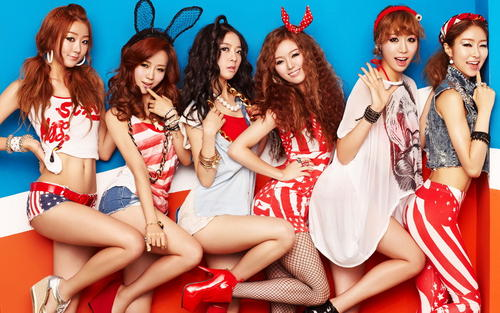
#> input picture test1.jpg, 500 x 313 px
$ python 0-cv.py
#> lines starting #> are read from the running program, lines starting #| are printed output that depends on the picture; after the words box and inside, x2 and y2 are one past the last pixel; in counts of white or black regions, pixels touching at a corner belong together
import cv2
import numpy as np
from scipy import signal

fn = "test1.jpg"
myimg = cv2.imread(fn)
#> myimg is the input picture: shape (313, 500, 3); mean B, G, R 122.7, 128.2, 162.5
img = cv2.cvtColor(myimg, cv2.COLOR_BGR2GRAY)
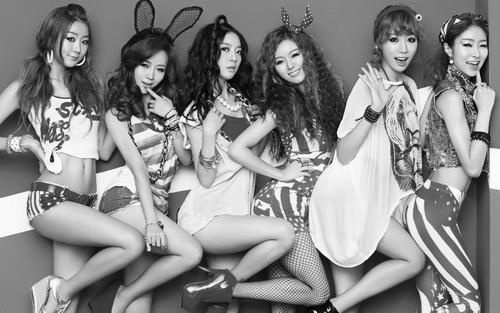
#> img: shape (313, 500); min 0, max 255, mean 137.8
srcimg = np.array(img, np.double)
myh = np.array([[0, 1, 0], [1, -4, 1], [0, 1, 0]])
myj = signal.convolve2d(srcimg, myh, mode="same")
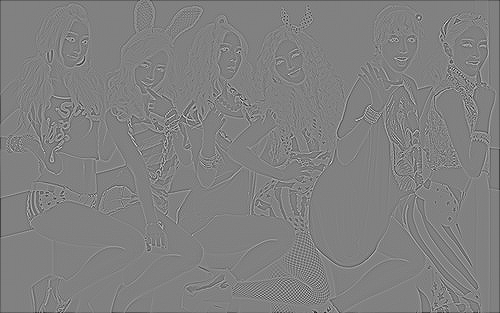
#> myj: shape (313, 500) float64; min -520, max 506, mean -1.3; drawn with min black and max white
jgimg = img - myj
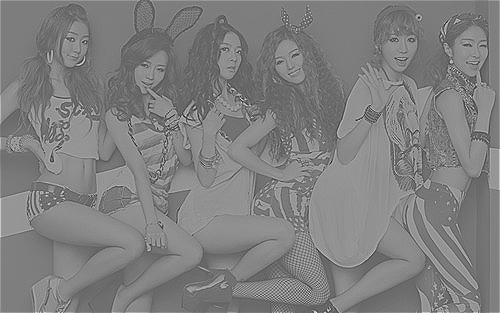
#> jgimg: shape (313, 500) float64; min -494, max 768, mean 139.1; drawn with min black and max white
# img = cv2.resize(img,None,fx=1.5,fy=1.5)
# jgimg = cv2.resize(jgimg,None,fx=1.5,fy=1.5)

cv2.imshow('src', img)
cv2.imshow('dst', jgimg)
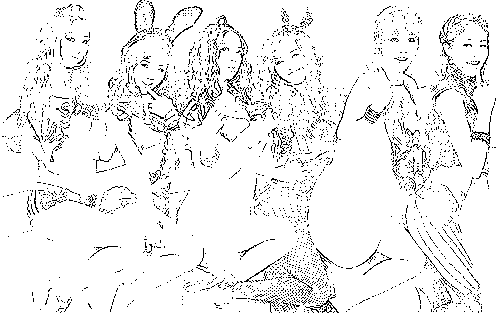
#> window 'dst': shape (313, 500); 93.6% white; black in thin lines or dots
cv2.waitKey()
cv2.destroyAllWindows()

$ run again, with test.jpg copied over test1.jpg
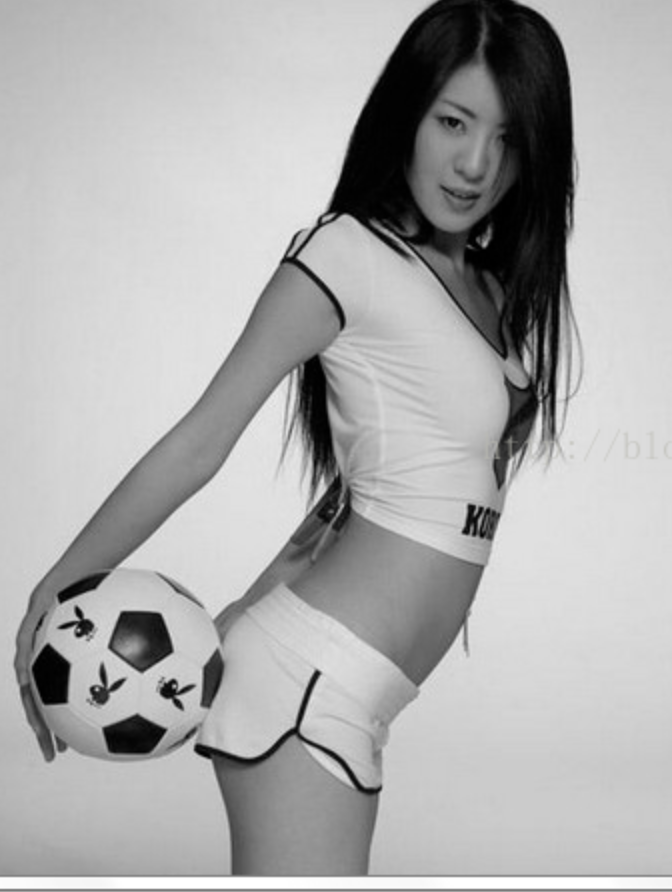
#> input picture test.jpg, 672 x 892 px
#> myimg is the input picture: shape (892, 672, 3); mean B, G, R 172.9, 172.9, 172.9
#> `jgimg = img - myj`:
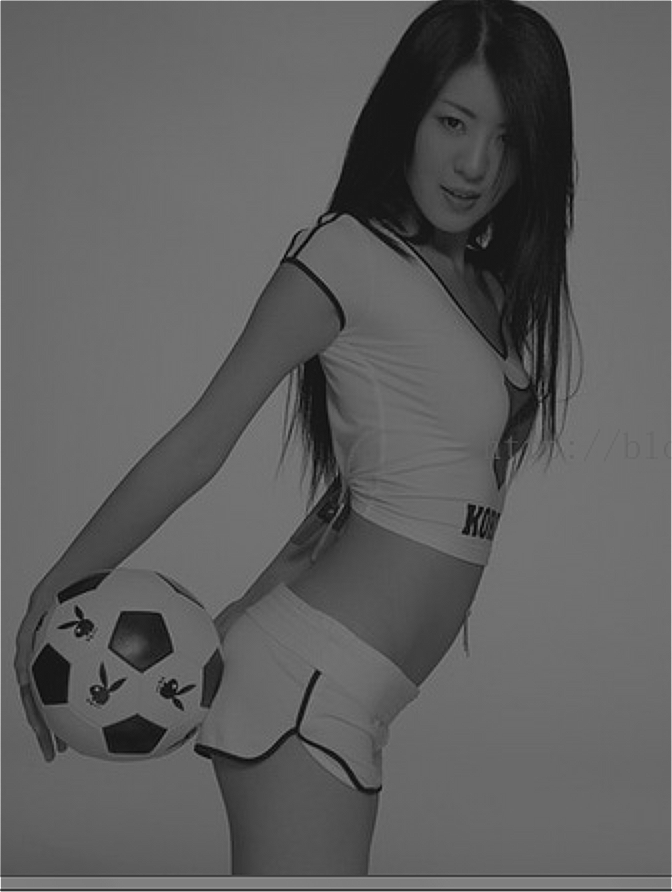
#> jgimg: shape (892, 672) float64; min -56, max 564, mean 173.9; drawn with min black and max white
#> `cv2.imshow('dst', jgimg)`:
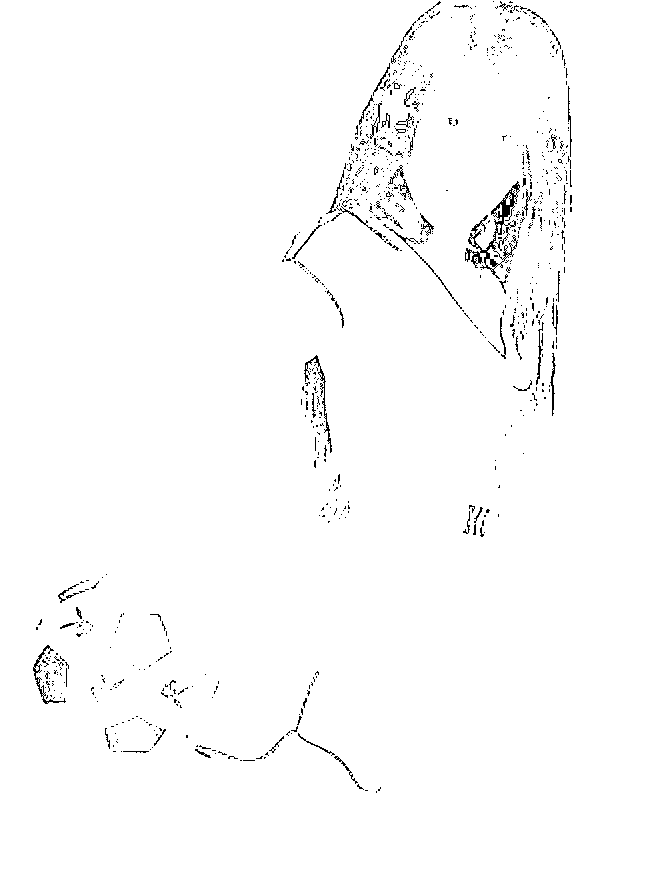
#> window 'dst': shape (892, 672); 98.7% white; black in thin lines or dots, all inside (x1, y1, x2, y2) = (33, 1, 572, 793)
